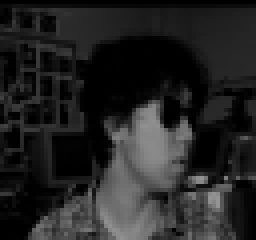
#> input picture faces/an2i/an2i_left_angry_sunglasses_2.pgm, 64 x 60 px (shown 4 times larger); its folder holds 3 pictures in this run
$ python neural_network.py   (Python 2 division)
#> lines starting #> are read from the running program, lines starting #| are printed output that depends on the picture
# Importing Libraries
import numpy as np
import glob
import matplotlib as mpimg
import cv2
from matplotlib import pyplot as plt
import matplotlib.image as mpimg
from PIL import Image
from sklearn.model_selection import train_test_split
from tqdm import tqdm
#%matplotlib inline

# Defining sigmoid and it's derivative functions
def sigmoid(x):
    return (1 / (1 + np.exp(-x)))

def sigmoid_derivative(x):
    return (x * (1 - x))

# Gettting Paths

path_names = glob.glob('faces/*/*')
len(path_names)

pre_data = []
for path in path_names:
    img = cv2.imread(path,0)
#> img is the input picture: shape (60, 64); min 0, max 148, mean 35.8
    #print img.shape
    resized = cv2.resize(img, (30,32))
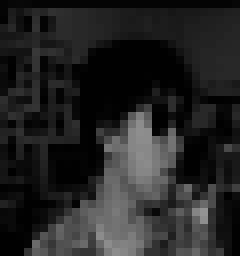
#> resized: shape (32, 30) (shown 8 times larger); min 0, max 147, mean 36
    pre_data.append(np.concatenate((resized), axis = 0))
#> pass 2 of the loop `for path in path_names:`:
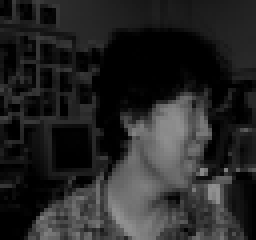
#> input picture faces/an2i/an2i_left_happy_open_2.pgm, 64 x 60 px (shown 4 times larger)
#> img is the input picture: shape (60, 64); min 0, max 149, mean 38
#> `resized = cv2.resize(img, (30,32))`:
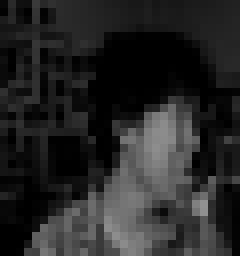
#> resized: shape (32, 30) (shown 8 times larger); min 0, max 145, mean 38.3
#> pass 3 of the loop `for path in path_names:`:
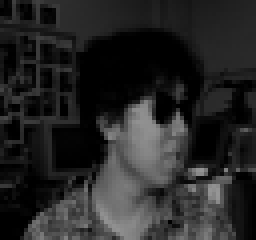
#> input picture faces/an2i/an2i_left_happy_sunglasses_2.pgm, 64 x 60 px (shown 4 times larger)
#> img is the input picture: shape (60, 64); min 0, max 150, mean 38.1
#> `resized = cv2.resize(img, (30,32))`:
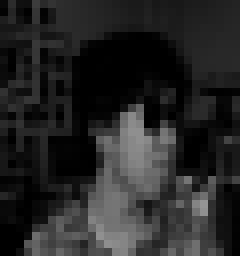
#> resized: shape (32, 30) (shown 8 times larger); min 0, max 148, mean 37.9
#> the loop made 4 passes; the first 3 are shown

#> (the run stopped early here; a loop or call above may not have finished)
